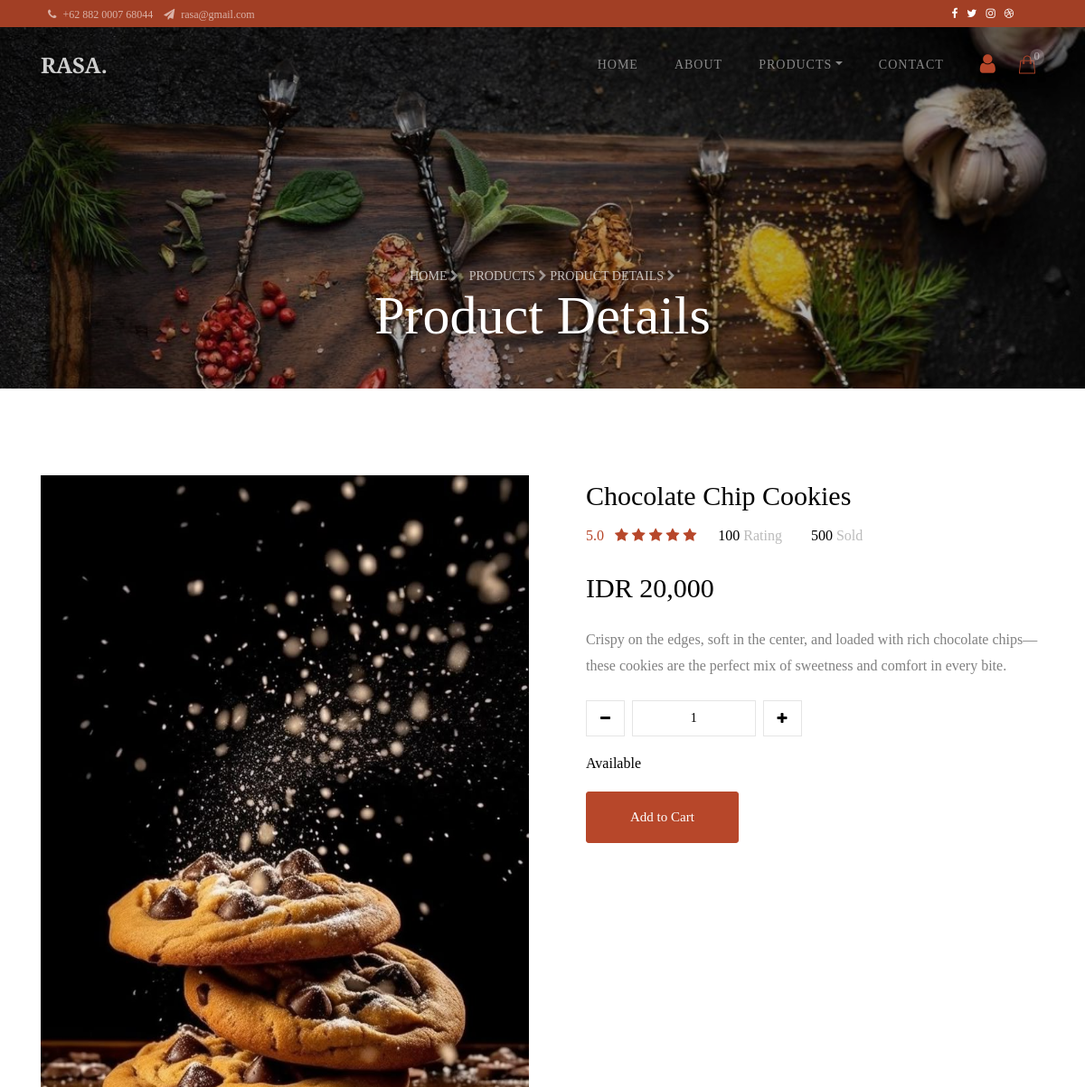
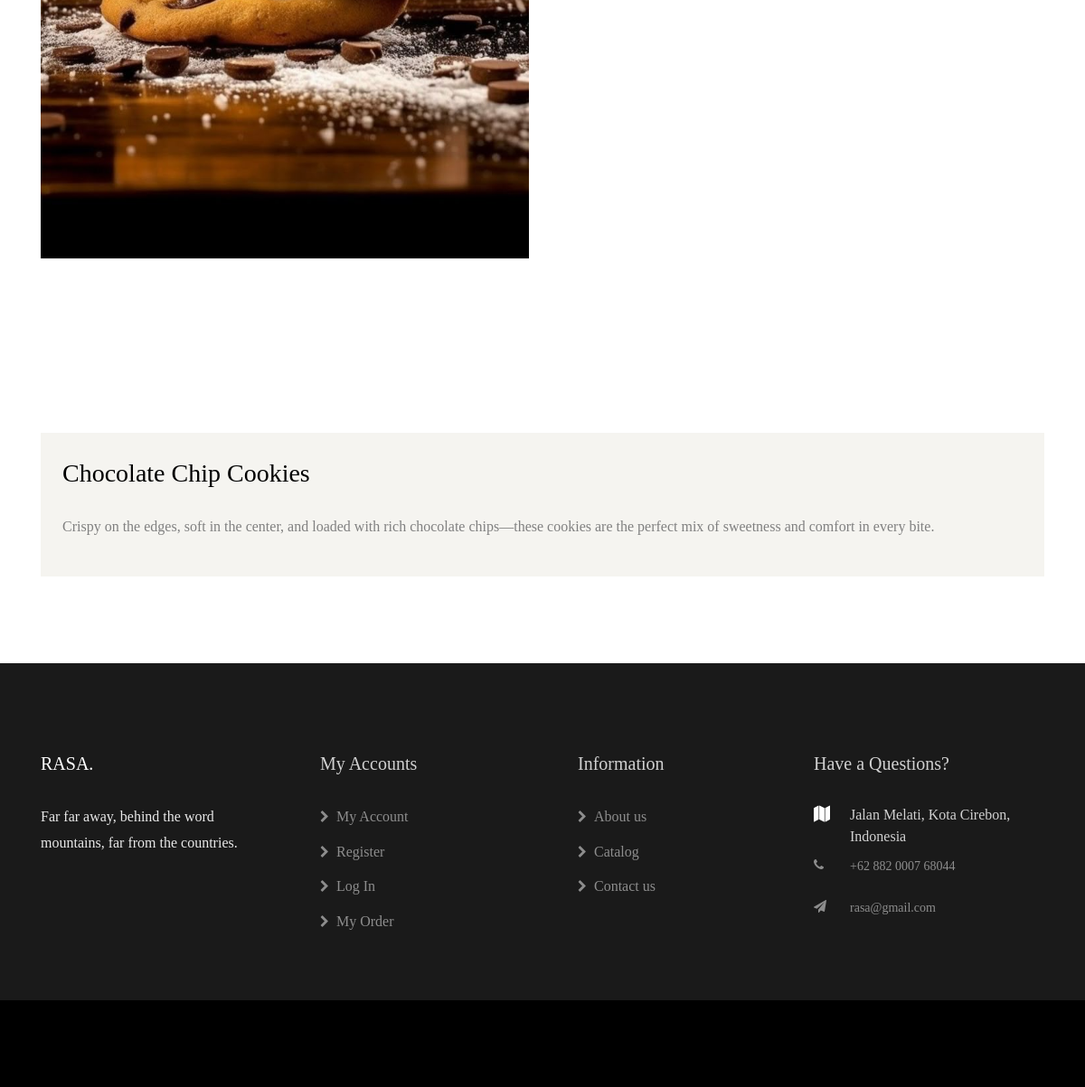
Screenshot of /product-single.php?id=42 with the database file from the repository (2 pictures, top to bottom).
### tables this page shows
CREATE TABLE `product` (
  `id` int NOT NULL,
  `name` varchar(255) NOT NULL,
  `price` int NOT NULL,
  `stock` int NOT NULL,
  `photo` text NOT NULL,
  `id_category` int NOT NULL,
  `description` text NOT NULL
);

### product-single.php (the view, shortened to what this page needs)
<?php
include 'config.php';
if (isset($_GET['id'])) {
	$id = intval($_GET['id']);
	$query = "SELECT * FROM product WHERE id = $id";
	$result = mysqli_query($db, $query);
	if ($result && mysqli_num_rows($result) > 0) {
		$data = mysqli_fetch_assoc($result);
	} else {
		echo "Cannot find Product.";
		exit;
	}
} else {
	echo "Cannot give product ID.";
	exit;
}
?>
<!DOCTYPE html>
<html lang="en">
<head>
	<link rel="stylesheet" href="https://stackpath.bootstrapcdn.com/font-awesome/4.7.0/css/font-awesome.min.css">
	<link rel="stylesheet" href="css/animate.css">
	<link rel="stylesheet" href="css/owl.carousel.min.css">
	<link rel="stylesheet" href="css/owl.theme.default.min.css">
	<link rel="stylesheet" href="css/magnific-popup.css">
	<link rel="stylesheet"
		href="https://cdnjs.cloudflare.com/ajax/libs/bootstrap-select/1.13.1/css/bootstrap-select.min.css">
	<link rel="stylesheet" href="css/flaticon.css">
	<link rel="stylesheet" href="css/style.css">
	<link rel="stylesheet" href="https://cdn.jsdelivr.net/npm/sweetalert2@11/dist/sweetalert2.min.css">
</head>
<body>
	<?php include "layout/header.php" ?>
	<section class="hero-wrap hero-wrap-2" style="background-image: url('images/bg2.jpg');"
		data-stellar-background-ratio="0.5">
		<div class="overlay"></div>
		<div class="container">
			<div class="row no-gutters slider-text align-items-end justify-content-center">
				<div class="col-md-9 ftco-animate mb-5 text-center">
					<p class="breadcrumbs mb-0"><span class="mr-2"><a href="index.php">Home <i
									class="fa fa-chevron-right"></i></a></span> <span><a href="product.php">Products <i
									class="fa fa-chevron-right"></i></a></span> <span>Product Details <i
								class="fa fa-chevron-right"></i></span></p>
					<h2 class="mb-0 bread">Product Details</h2>
				</div>
			</div>
		</div>
	</section>
	<section class="ftco-section">
		<div class="container">
			<div class="row">
				<div class="col-lg-6 mb-5 ftco-animate">
					<a href="images/<?= htmlspecialchars($data['photo']) ?>" class="image-popup prod-img-bg">
						<img src="images/<?= htmlspecialchars($data['photo']) ?>" class="img-fluid"
							alt="<?= htmlspecialchars($data['name']) ?>">
					</a>
				</div>
				<div class="col-lg-6 product-details pl-md-5 ftco-animate">
					<h3><?= htmlspecialchars($data['name']) ?></h3>
					<div class="rating d-flex">
						<p class="text-left mr-4">
							<a href="#" class="mr-2">5.0</a>
							<a href="#"><span class="fa fa-star"></span></a>
							<a href="#"><span class="fa fa-star"></span></a>
							<a href="#"><span class="fa fa-star"></span></a>
							<a href="#"><span class="fa fa-star"></span></a>
							<a href="#"><span class="fa fa-star"></span></a>
						</p>
						<p class="text-left mr-4">
							<a href="#" class="mr-2" style="color: #000;">100 <span
									style="color: #bbb;">Rating</span></a>
						</p>
						<p class="text-left">
							<a href="#" class="mr-2" style="color: #000;">500 <span style="color: #bbb;">Sold</span></a>
						</p>
					</div>
					<p class="price"><span>IDR <?= number_format($data['price']) ?></span></p>
					<p><?= nl2br(htmlspecialchars($data['description'])) ?></p>
					<div class="row mt-4">
						<div class="input-group col-md-6 d-flex mb-3">
							<span class="input-group-btn mr-2">
								<button type="button" class="quantity-left-minus btn" data-type="minus" data-field="">
									<i class="fa fa-minus"></i>
								</button>
							</span>
							<input type="text" id="quantity" name="quantity" class="quantity form-control input-number"
								value="1" min="1" max="100">
							<span class="input-group-btn ml-2">
								<button type="button" class="quantity-right-plus btn" data-type="plus" data-field="">
									<i class="fa fa-plus"></i>
								</button>
							</span>
						</div>
						<div class="col-md-12">
							<p style="color: #000;">Available</p>
						</div>
					</div>
					<p>
						<a href="#" class="btn btn-primary py-3 px-5 mr-2 add-to-cart-btn"
							data-product-id="<?= $data['id'] ?>">Add to Cart</a>
					</p>
				</div>
			</div>
			<div class="row mt-5">
				<div class="col-md-12 nav-link-wrap">
					<div class="nav nav-pills d-flex text-center" id="v-pills-tab" role="tablist"
						aria-orientation="vertical">
					</div>
				</div>
				<div class="col-md-12 tab-wrap">
					<div class="tab-content bg-light" id="v-pills-tabContent">
						<div class="tab-pane fade show active" id="v-pills-1" role="tabpanel"
							aria-labelledby="day-1-tab">
							<div class="p-4">
								<h3 class="mb-4"><?= htmlspecialchars($data['name']) ?></h3>
								<p><?= nl2br(htmlspecialchars($data['description'])) ?></p>
							</div>
						</div>
					</div>
				</div>
			</div>
		</div>
	</section>
	<?php include "layout/footer.php" ?>
</body>
</html>

### rows the page displays
product: photo (picture), name "Chocolate Chip Cookies", price "20,000", description "Crispy on the edges, soft in the center, and loaded with rich chocolate chips—these cookies are the perfect mix of sweetness and comfort in every bite."

### other values shown
$cart_count "0"
